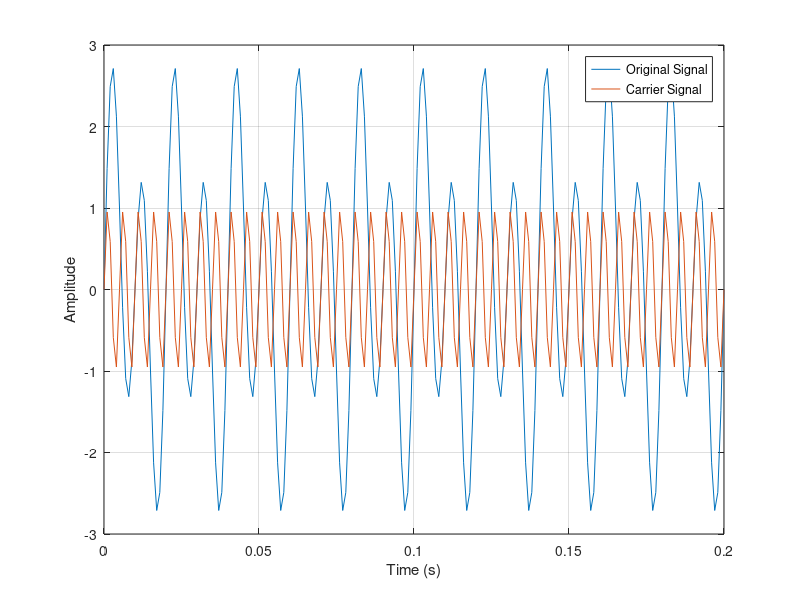
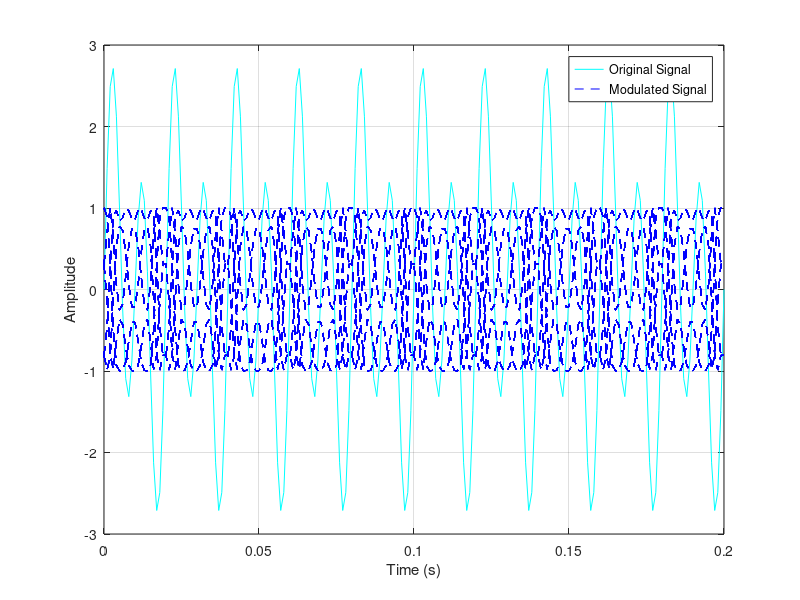

These charts were generated, in order, by the following MATLAB code:
clc 
clear all

fs = 1000; 
fc = 200;  
t = (0:1/fs:0.2)';

x = sin(2*pi*50*t)+2*sin(2*pi*100*t);
x_c = sin(2*pi*fc*t);

figure(1);
plot(t,x,t,x_c);
xlabel('Time (s)')
ylabel('Amplitude')
legend('Original Signal','Carrier Signal');
grid on;

fDev1 = 50;

y1 = fmmod(x,fc,fs,fDev1);


figure(2);
plot(t,x,'c',t,y1,'b--')
xlabel('Time (s)')
ylabel('Amplitude')
legend('Original Signal','Modulated Signal')
grid on
